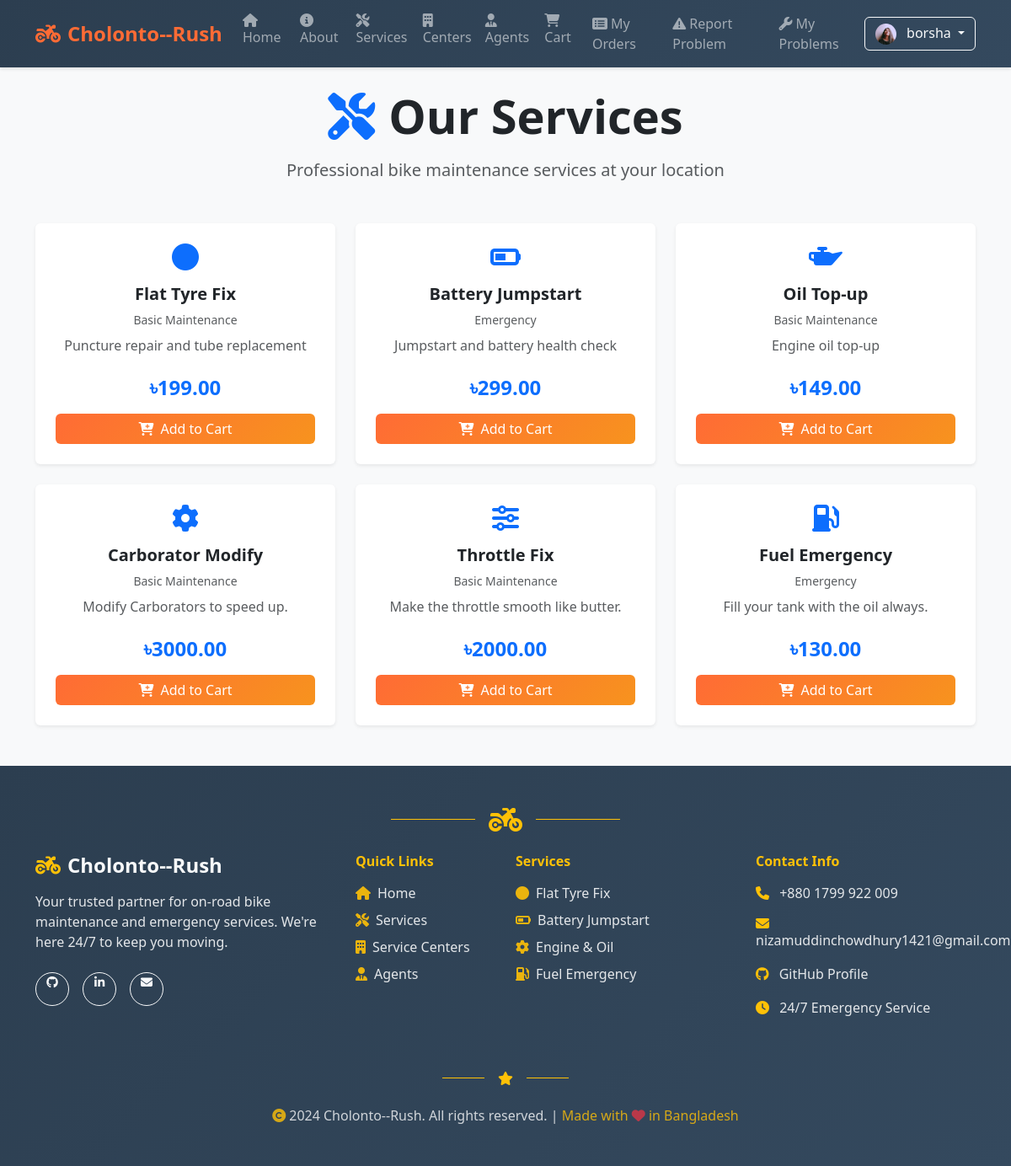
/services/ (signed in), run on the app's committed database.
### accounts/models.py (models this page shows, shortened)
class UserProfile(models.Model):
    user = models.OneToOneField(User, on_delete=models.CASCADE, related_name='profile')
    photo = models.ImageField(upload_to='profile_photos/', blank=True, null=True, help_text='Upload your profile photo')
    phone_number = models.CharField(max_length=15, blank=True, null=True, help_text='Your contact number')
    address = models.TextField(blank=True, null=True, help_text='Your address')
    created_at = models.DateTimeField(auto_now_add=True)
    updated_at = models.DateTimeField(auto_now=True)

### services/models.py (models this page shows, shortened)
class Service(models.Model):
    name = models.CharField(max_length=150)
    description = models.TextField()
    category = models.ForeignKey(ServiceCategory, on_delete=models.CASCADE, related_name='services')
    base_price = models.DecimalField(max_digits=8, decimal_places=2)
    is_active = models.BooleanField(default=True)

class ServiceCategory(models.Model):
    name = models.CharField(max_length=100)
    description = models.TextField(blank=True)

### services/views.py (the view)
# urls.py: path('', views.service_list, name='service_list'),
def service_list(request):
    services = Service.objects.filter(is_active=True).select_related('category')
    return render(request, 'services/service_list.html', {'services': services})

### cart/context_processors.py (called while the page is built)
def cart_context(request):
    if request.user.is_authenticated:
        cart, _ = Cart.objects.get_or_create(user=request.user)
        return {'cart': cart}
    return {'cart': None}

### services/templates/services/service_list.html (shortened to what this page needs)
{% extends 'base.html' %}
{% block content %}
  <div class="text-center mb-5">
    <h1 class="display-4 fw-bold mb-3">
      <i class="fas fa-tools me-3 text-primary"></i>Our Services
    </h1>
    <p class="lead text-muted">Professional bike maintenance services at your location</p>
  </div>
  <div class="row g-4">
    {% for s in services %}
      <div class="col-md-4">
        <div class="card h-100 shadow-sm border-0">
          <div class="card-body p-4">
            <div class="text-center mb-3">
              {% if "tire" in s.name|lower or "tyre" in s.name|lower %}
                <i class="fas fa-circle fa-2x text-primary"></i>
              {% elif "battery" in s.name|lower %}
                <i class="fas fa-battery-half fa-2x text-primary"></i>
              {% elif "oil" in s.name|lower %}
                <i class="fas fa-oil-can fa-2x text-primary"></i>
              {% elif "fuel" in s.name|lower %}
                <i class="fas fa-gas-pump fa-2x text-primary"></i>
              {% elif "carb" in s.name|lower %}
                <i class="fas fa-cog fa-2x text-primary"></i>
              {% elif "throttle" in s.name|lower %}
                <i class="fas fa-sliders-h fa-2x text-primary"></i>
              {% else %}
                <i class="fas fa-wrench fa-2x text-primary"></i>
              {% endif %}
            </div>
            <h5 class="card-title fw-bold text-center">{{ s.name }}</h5>
            <p class="text-muted small text-center mb-2">{{ s.category.name }}</p>
            <p class="card-text text-muted text-center">{{ s.description|truncatewords:15 }}</p>
            <div class="text-center mt-4">
              <div class="mb-3">
                <span class="h4 fw-bold text-primary">৳{{ s.base_price }}</span>
              </div>
              {% if user.is_authenticated %}
                <a class="btn btn-primary w-100" href="/cart/add/{{ s.id }}/">
                  <i class="fas fa-cart-plus me-2"></i>Add to Cart
                </a>
              {% else %}
                <a class="btn btn-outline-primary w-100" href="/accounts/login/?next=/services/">
                  <i class="fas fa-sign-in-alt me-2"></i>Login to Add
                </a>
              {% endif %}
            </div>
          </div>
        </div>
      </div>
    {% endfor %}
  </div>
{% endblock %}

### templates/base.html (shortened to what this page needs)
{% load static %}
<html lang="en">
  <head>
    <link href="https://cdn.jsdelivr.net/npm/bootstrap@5.3.3/dist/css/bootstrap.min.css" rel="stylesheet">
    <link href="https://cdnjs.cloudflare.com/ajax/libs/font-awesome/6.4.0/css/all.min.css" rel="stylesheet">
  </head>
  <body>
    <nav class="navbar navbar-expand-lg navbar-dark sticky-top">
      <div class="container">
        <a class="navbar-brand" href="/">
          <i class="fas fa-motorcycle me-2"></i>Cholonto--Rush
        </a>
        <div class="collapse navbar-collapse" id="navbars">
          <ul class="navbar-nav me-auto mb-2 mb-lg-0">
            <li class="nav-item">
              <a class="nav-link" href="/">
                <i class="fas fa-home me-1"></i>Home
              </a>
            </li>
            <li class="nav-item">
              <a class="nav-link" href="/about/">
                <i class="fas fa-info-circle me-1"></i>About
              </a>
            </li>
            <li class="nav-item">
              <a class="nav-link" href="/services/">
                <i class="fas fa-tools me-1"></i>Services
              </a>
            </li>
            <li class="nav-item">
              <a class="nav-link" href="/centers/">
                <i class="fas fa-building me-1"></i>Centers
              </a>
            </li>
            <li class="nav-item">
              <a class="nav-link" href="/agents/">
                <i class="fas fa-user-tie me-1"></i>Agents
              </a>
            </li>
            <li class="nav-item">
              <a class="nav-link" href="/cart/">
                <i class="fas fa-shopping-cart me-1"></i>Cart
              </a>
            </li>
            {% if user.is_authenticated %}
            <li class="nav-item">
              <a class="nav-link" href="/orders/my/">
                <i class="fas fa-list-alt me-1"></i>My Orders
              </a>
            </li>
            <li class="nav-item">
              <a class="nav-link" href="/reports/">
                <i class="fas fa-exclamation-triangle me-1"></i>Report Problem
              </a>
            </li>
            <li class="nav-item">
              <a class="nav-link" href="/reports/my-problems/">
                <i class="fas fa-wrench me-1"></i>My Problems
              </a>
            </li>
            {% endif %}
          </ul>
          <div class="d-flex">
            {% if user.is_authenticated %}
              <div class="dropdown">
                <button class="btn btn-outline-light dropdown-toggle" type="button" data-bs-toggle="dropdown">
                  {% if user.profile and user.profile.photo and user.profile.photo.url %}
                    <img src="{{ user.profile.photo.url }}" alt="Profile" class="rounded-circle me-2" style="width: 25px; height: 25px; object-fit: cover;">
                  {% else %}
                    <i class="fas fa-user me-1"></i>
                  {% endif %}
                  {% if user.first_name and user.last_name %}
                    {{ user.first_name }} {{ user.last_name }}
                  {% else %}
                    {{ user.get_username }}
                  {% endif %}
                </button>
              </div>
            {% endif %}
          </div>
        </div>
      </div>
    </nav>
    <main class="container my-4 main-content">
      {% block content %}{% endblock %}
    </main>
    <footer class="bg-dark text-light py-5 mt-5" style="background: linear-gradient(135deg, #2c3e50 0%, #34495e 100%) !important;">
      <div class="container">
        <div class="text-center mb-4">
          <div class="d-flex justify-content-center align-items-center">
            <div class="border-top border-warning" style="width: 100px; height: 2px;"></div>
            <i class="fas fa-motorcycle fa-2x text-warning mx-3"></i>
            <div class="border-top border-warning" style="width: 100px; height: 2px;"></div>
          </div>
        </div>
        <div class="row">
          <div class="col-lg-4 col-md-6 mb-4">
            <div class="text-center text-lg-start">
              <h4 class="fw-bold mb-3">
                <i class="fas fa-motorcycle me-2 text-warning"></i>Cholonto--Rush
              </h4>
              <p class="text-light mb-4" style="opacity: 0.9;">Your trusted partner for on-road bike maintenance and emergency services. We're here 24/7 to keep you moving.</p>
              <div class="d-flex justify-content-center justify-content-lg-start gap-3">
                <a href="https://github.com/nizamuddinchowdhury-1421" target="_blank" class="btn btn-outline-light btn-sm rounded-circle" style="width: 40px; height: 40px;">
                  <i class="fab fa-github"></i>
                </a>
                <a href="#" target="_blank" class="btn btn-outline-light btn-sm rounded-circle" style="width: 40px; height: 40px;">
                  <i class="fab fa-linkedin-in"></i>
                </a>
                <a href="mailto:nizamuddinchowdhury1421@gmail.com" class="btn btn-outline-light btn-sm rounded-circle" style="width: 40px; height: 40px;">
                  <i class="fas fa-envelope"></i>
                </a>
              </div>
            </div>
          </div>
          <div class="col-lg-2 col-md-6 mb-4">
            <h6 class="fw-bold mb-3 text-warning">Quick Links</h6>
            <ul class="list-unstyled">
              <li class="mb-2"><a href="/" class="text-light text-decoration-none" style="opacity: 0.9; transition: all 0.3s ease;" onmouseover="this.style.opacity='1'; this.style.color='#ff6b35';" onmouseout="this.style.opacity='0.9'; this.style.color='white';">
                <i class="fas fa-home me-2 text-warning"></i>Home
              </a></li>
              <li class="mb-2"><a href="/services/" class="text-light text-decoration-none" style="opacity: 0.9; transition: all 0.3s ease;" onmouseover="this.style.opacity='1'; this.style.color='#ff6b35';" onmouseout="this.style.opacity='0.9'; this.style.color='white';">
                <i class="fas fa-tools me-2 text-warning"></i>Services
              </a></li>
              <li class="mb-2"><a href="/centers/" class="text-light text-decoration-none" style="opacity: 0.9; transition: all 0.3s ease;" onmouseover="this.style.opacity='1'; this.style.color='#ff6b35';" onmouseout="this.style.opacity='0.9'; this.style.color='white';">
                <i class="fas fa-building me-2 text-warning"></i>Service Centers
              </a></li>
              <li class="mb-2"><a href="/agents/" class="text-light text-decoration-none" style="opacity: 0.9; transition: all 0.3s ease;" onmouseover="this.style.opacity='1'; this.style.color='#ff6b35';" onmouseout="this.style.opacity='0.9'; this.style.color='white';">
                <i class="fas fa-user-tie me-2 text-warning"></i>Agents
              </a></li>
            </ul>
          </div>
          <div class="col-lg-3 col-md-6 mb-4">
            <h6 class="fw-bold mb-3 text-warning">Services</h6>
            <ul class="list-unstyled">
              <li class="mb-2 text-light" style="opacity: 0.9;"><i class="fas fa-circle me-2 text-warning"></i>Flat Tyre Fix</li>
              <li class="mb-2 text-light" style="opacity: 0.9;"><i class="fas fa-battery-half me-2 text-warning"></i>Battery Jumpstart</li>
              <li class="mb-2 text-light" style="opacity: 0.9;"><i class="fas fa-cog me-2 text-warning"></i>Engine & Oil</li>
              <li class="mb-2 text-light" style="opacity: 0.9;"><i class="fas fa-gas-pump me-2 text-warning"></i>Fuel Emergency</li>
            </ul>
          </div>
          <div class="col-lg-3 col-md-6 mb-4">
            <h6 class="fw-bold mb-3 text-warning">Contact Info</h6>
            <div class="contact-info">
              <div class="mb-3">
                <i class="fas fa-phone me-2 text-warning"></i>
                <a href="tel:+8801799922009" class="text-light text-decoration-none" style="opacity: 0.9; transition: all 0.3s ease;" onmouseover="this.style.opacity='1'; this.style.color='#ff6b35';" onmouseout="this.style.opacity='0.9'; this.style.color='white';">+880 1799 922 009</a>
              </div>
              <div class="mb-3">
                <i class="fas fa-envelope me-2 text-warning"></i>
                <a href="mailto:nizamuddinchowdhury1421@gmail.com" class="text-light text-decoration-none" style="opacity: 0.9; transition: all 0.3s ease;" onmouseover="this.style.opacity='1'; this.style.color='#ff6b35';" onmouseout="this.style.opacity='0.9'; this.style.color='white';">nizamuddinchowdhury1421@gmail.com</a>
              </div>
              <div class="mb-3">
                <i class="fab fa-github me-2 text-warning"></i>
                <a href="https://github.com/nizamuddinchowdhury-1421" target="_blank" class="text-light text-decoration-none" style="opacity: 0.9; transition: all 0.3s ease;" onmouseover="this.style.opacity='1'; this.style.color='#ff6b35';" onmouseout="this.style.opacity='0.9'; this.style.color='white';">GitHub Profile</a>
              </div>
              <div class="mb-3">
                <i class="fas fa-clock me-2 text-warning"></i>
                <span class="text-light" style="opacity: 0.9;">24/7 Emergency Service</span>
              </div>
            </div>
          </div>
        </div>
        <div class="text-center my-4">
          <div class="d-flex justify-content-center align-items-center">
            <div class="border-top border-warning" style="width: 50px; height: 1px;"></div>
            <i class="fas fa-star text-warning mx-3"></i>
            <div class="border-top border-warning" style="width: 50px; height: 1px;"></div>
          </div>
        </div>
        <div class="text-center">
          <p class="text-light mb-0" style="opacity: 0.8;">
            <i class="fas fa-copyright me-1 text-warning"></i>2024 Cholonto--Rush. All rights reserved. |
            <span class="text-warning">Made with <i class="fas fa-heart text-danger"></i> in Bangladesh</span>
          </p>
        </div>
      </div>
    </footer>
  </body>
  </html>

### templates/base.html (style rules this page uses)
.navbar-brand { font-weight: bold; font-size: 1.5rem; color: #ff6b35 !important; }
.navbar { box-shadow: 0 2px 4px rgba(0,0,0,0.1); background: linear-gradient(135deg, #2c3e50 0%, #34495e 100%) !important; }
.nav-link { font-weight: 500; transition: color 0.3s ease; }
.btn-primary { background: linear-gradient(135deg, #ff6b35 0%, #f7931e 100%); border: none; transition: transform 0.2s ease; }
body { background-color: #f8f9fa; font-family: 'Segoe UI', Tahoma, Geneva, Verdana, sans-serif; }
.main-content { min-height: calc(100vh - 200px); }

### data on the page
Service: name "Flat Tyre Fix", category.name "Basic Maintenance", description "Puncture repair and tube replacement", base_price "199.00"
Service: name "Battery Jumpstart", category.name "Emergency", description "Jumpstart and battery health check", base_price "299.00"
Service: name "Oil Top-up", category.name "Basic Maintenance", description "Engine oil top-up", base_price "149.00"
Service: name "Carborator Modify", category.name "Basic Maintenance", description "Modify Carborators to speed up.", base_price "3000.00"
Service: name "Throttle Fix", category.name "Basic Maintenance", description "Make the throttle smooth like butter.", base_price "2000.00"
Service: name "Fuel Emergency", category.name "Emergency", description "Fill your tank with the oil always.", base_price "130.00"

### other printed values
{{ user.get_username }} "borsha"
